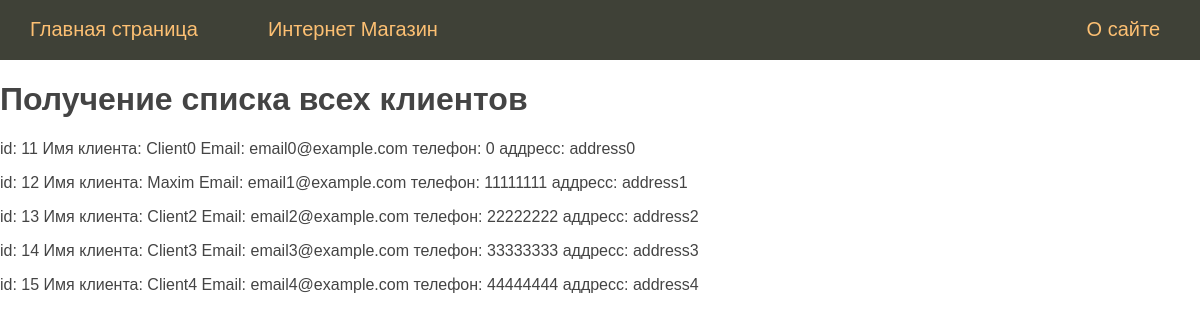
Before: /get_client_all/ with the older database file.
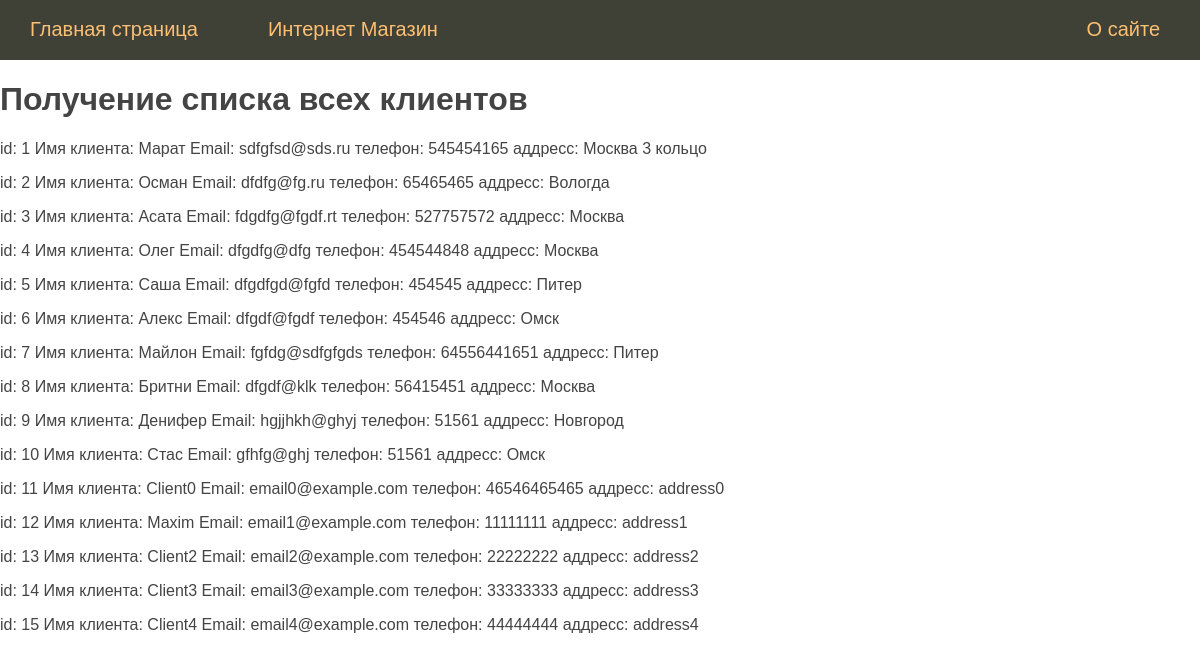
After: the same page with the newer database file.
### homework_1/models.py (models this page shows, shortened)
class Client(models.Model):
    name = models.CharField(max_length=50)
    email = models.EmailField()
    phone_number = models.IntegerField()
    address = models.CharField(max_length=100)
    date_registration = models.DateTimeField(auto_now_add=True)

### homework_1/views.py (the view)
# urls.py: path('get_client_all/', views.get_client_all, name='get_client_all'),  # Получение списка клиентов
def get_client_all(request):
    clients = Client.objects.all()
    logger.info(f'Страница "Список клиентов" успешно открыта')
    return render(request, 'homework_1/get_client_all.html',
                  {'title': 'Получение списка всех клиентов', 'menu': menu, 'clients': clients})

### homework_1/templates/homework_1/get_client_all.html
{% extends 'base.html' %}
{% block content%}
<h1>{{ title }}</h1>
{% for client in clients %}
    <p>id: {{ client.id }} Имя клиента: {{ client.name }} Email: {{ client.email }} телефон: {{ client.phone_number }} аддресс: {{ client.address }}</p>
{% endfor %}
{% endblock %}

### templates/base.html (shortened to what this page needs)
{% load static %}
<!DOCTYPE html>
<html lang="en">
<head>
    <link type="text/css" href="{% static 'homework_1/css/styles.css' %}" rel="stylesheet" />
</head>
<body>
<table class="table-page" border=0 cellpadding="0" cellspacing="0">
<tr><td valign=top>
			<div class="header">
				<ul id="mainmenu" class="mainmenu">
		{% for m in menu %}
			{% if not forloop.last %}<li>{% else %}<li class="last">{% endif %}
				<a href="{% url m.url_name %}">{{m.title}}</a></li>
		{% endfor %}
				</ul>
			</div>
	{% block content%} {% endblock %}
</body>
</html>

### homework_1/static/homework_1/css/styles.css (style rules this page uses)
html, body { font-family: 'Arial'; margin: 0; padding: 0; height: 100%; width: 100%; color: #444; }
a { color: #0059b2; text-decoration: none; }
.table-page { width: 100%; height: 100%; vertical-align: top; }
.header { background: #3F4137; height: 60px; }
ul.mainmenu { list-style: none; margin: 0; padding: 0; height: 60px; color: #fdc073; font-size: 20px; overflow: hidden; }
ul.mainmenu li { float: left; margin: 18px 40px 0 30px; }
ul.mainmenu li.last { float: right; }
ul.mainmenu li a { color: #fdc073; text-decoration: none; }

Changed rows visible on the page:
added Client: id "1", name "Марат", email "sdfgfsd@sds.ru", phone_number "545454165", address "Москва 3 кольцо"
added Client: id "2", name "Осман", email "dfdfg@fg.ru", phone_number "65465465", address "Вологда"
added Client: id "3", name "Асата", email "fdgdfg@fgdf.rt", phone_number "527757572", address "Москва"
added Client: id "4", name "Олег", email "dfgdfg@dfg", phone_number "454544848", address "Москва"
added Client: id "5", name "Саша", email "dfgdfgd@fgfd", phone_number "454545", address "Питер"
added Client: id "6", name "Алекс", email "dfgdf@fgdf", phone_number "454546", address "Омск"
added Client: id "7", name "Майлон", email "fgfdg@sdfgfgds", phone_number "64556441651", address "Питер"
added Client: id "8", name "Бритни", email "dfgdf@klk", phone_number "56415451", address "Москва"
added Client: id "9", name "Денифер", email "hgjjhkh@ghyj", phone_number "51561", address "Новгород"
added Client: id "10", name "Стас", email "gfhfg@ghj", phone_number "51561", address "Омск"
changed Client "Client0": phone_number "0" → "46546465465"
